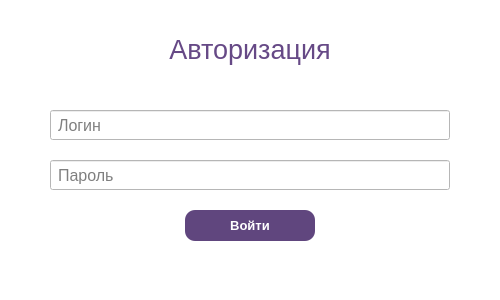
<?xml version="1.0" encoding="UTF-8"?>
<ui version="4.0">
 <class>AuthWindow</class>
 <widget class="QMainWindow" name="AuthWindow">
  <property name="geometry">
   <rect>
    <x>0</x>
    <y>0</y>
    <width>500</width>
    <height>300</height>
   </rect>
  </property>
  <property name="minimumSize">
   <size>
    <width>500</width>
    <height>300</height>
   </size>
  </property>
  <property name="maximumSize">
   <size>
    <width>500</width>
    <height>300</height>
   </size>
  </property>
  <property name="windowTitle">
   <string>Авторизация</string>
  </property>
  <property name="styleSheet">
   <string notr="true">background-color: #fff;
</string>
  </property>
  <widget class="QWidget" name="centralwidget">
   <widget class="QLineEdit" name="login_edit">
    <property name="geometry">
     <rect>
      <x>50</x>
      <y>110</y>
      <width>400</width>
      <height>30</height>
     </rect>
    </property>
    <property name="font">
     <font>
      <pointsize>12</pointsize>
     </font>
    </property>
    <property name="styleSheet">
     <string notr="true">padding: 0 5px 0 5px;</string>
    </property>
    <property name="placeholderText">
     <string>Логин</string>
    </property>
   </widget>
   <widget class="QLabel" name="label">
    <property name="geometry">
     <rect>
      <x>0</x>
      <y>30</y>
      <width>500</width>
      <height>38</height>
     </rect>
    </property>
    <property name="font">
     <font>
      <pointsize>20</pointsize>
     </font>
    </property>
    <property name="styleSheet">
     <string notr="true">color: #664986;</string>
    </property>
    <property name="text">
     <string>Авторизация</string>
    </property>
    <property name="alignment">
     <set>Qt::AlignCenter</set>
    </property>
   </widget>
   <widget class="QLineEdit" name="password_edit">
    <property name="geometry">
     <rect>
      <x>50</x>
      <y>160</y>
      <width>400</width>
      <height>30</height>
     </rect>
    </property>
    <property name="font">
     <font>
      <pointsize>12</pointsize>
     </font>
    </property>
    <property name="styleSheet">
     <string notr="true">padding: 0 5px 0 5px;</string>
    </property>
    <property name="echoMode">
     <enum>QLineEdit::Password</enum>
    </property>
    <property name="placeholderText">
     <string>Пароль</string>
    </property>
   </widget>
   <widget class="QPushButton" name="auth_btn">
    <property name="geometry">
     <rect>
      <x>185</x>
      <y>210</y>
      <width>130</width>
      <height>31</height>
     </rect>
    </property>
    <property name="font">
     <font>
      <pointsize>10</pointsize>
      <weight>75</weight>
      <bold>true</bold>
     </font>
    </property>
    <property name="cursor">
     <cursorShape>PointingHandCursor</cursorShape>
    </property>
    <property name="autoFillBackground">
     <bool>false</bool>
    </property>
    <property name="styleSheet">
     <string notr="true">background-color: #60467e;
color: #fff;
border-radius: 10px;</string>
    </property>
    <property name="text">
     <string>Войти</string>
    </property>
    <property name="checkable">
     <bool>true</bool>
    </property>
   </widget>
  </widget>
 </widget>
 <resources/>
 <connections/>
</ui>
